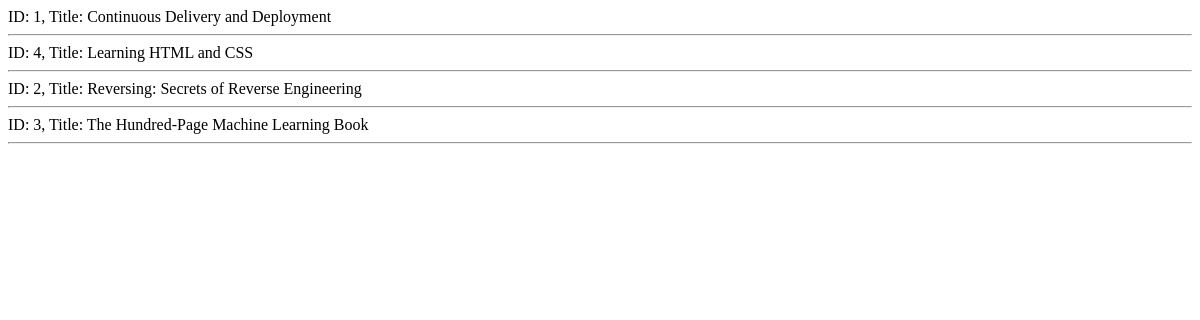
Before: /books/lab8/task4 with the older database file.
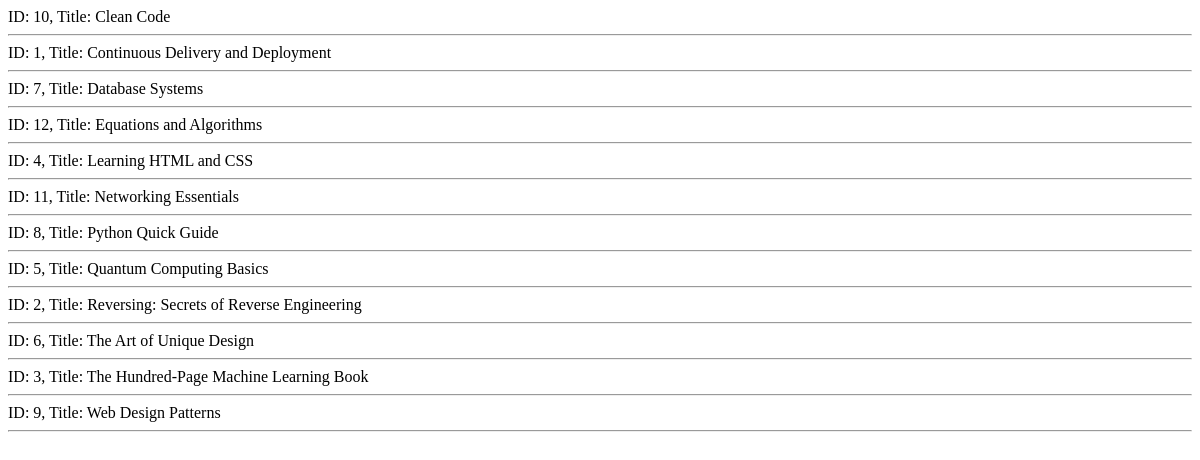
After: the same page with the newer database file.
### apps/bookmodule/models.py (models this page shows, shortened)
class Book(models.Model):  # Lab 9
    title = models.CharField(max_length=100)
    price = models.FloatField(default=0.0)
    quantity = models.IntegerField(default=1)
    pubdate = models.DateTimeField()
    rating = models.SmallIntegerField(default=1)
    publisher = models.ForeignKey(Publisher, null=True, on_delete=models.SET_NULL)
    authors = models.ManyToManyField(Author)

### apps/bookmodule/views.py (the view)
# urls.py: path("lab8/task4", views.lab8_task4, name="lab8_task4"),  # Lab 8
def lab8_task4(request):  # Lab 8 - Task 4
    books = Book.objects.all().order_by('title')
    return render(request, 'bookmodule/bookList.html', {'books': books})

### apps/templates/bookmodule/bookList.html (shortened to what this page needs)
<!DOCTYPE html>
<html lang="en">
<head>
</head>
<body>
  {% for obj in books %}
    ID: {{ obj.id }}, Title: {{ obj.title }}
    <hr>
  {% endfor %}
</body>
</html>

Changed rows visible on the page:
added Book: id "10", title "Clean Code"
added Book: id "7", title "Database Systems"
added Book: id "12", title "Equations and Algorithms"
added Book: id "11", title "Networking Essentials"
added Book: id "8", title "Python Quick Guide"
added Book: id "5", title "Quantum Computing Basics"
added Book: id "6", title "The Art of Unique Design"
added Book: id "9", title "Web Design Patterns"
